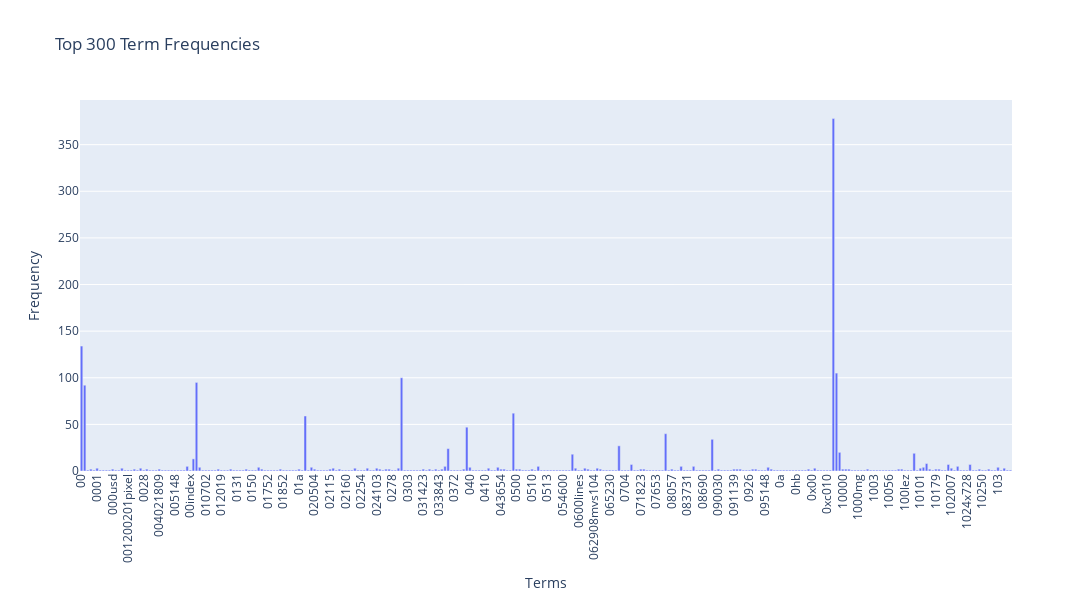

The code cell stored with this chart in its notebook:
### Markdown cell above
### >>> **Exercise 12 (take home):**
If you want a nicer interactive visualization here, I would encourage you try to install and use plotly to achieve this.

### Code cell
# Answer here
import plotly.express as px

term_frequencies = np.asarray(X_counts.sum(axis=0)).ravel()
terms = count_vect.get_feature_names_out()[:300]
freqs = term_frequencies[:300]

fig = px.bar(x=terms, y=freqs,
             labels={'x':'Terms', 'y':'Frequency'},
             title="Top 300 Term Frequencies")

fig.update_layout(xaxis_tickangle=-90, width=1200, height=600)
fig.show()

### Figure 1 — Plotly figure (JSON) as saved in the notebook; plotly's stock layout.template omitted (floating-point values rounded to 4 significant figures; data arrays with more than 128 entries replaced by an {"elided": "..."} marker saying what was removed)
{"data": [{"hovertemplate": "Terms=%{x}<br>Frequency=%{y}<extra></extra>", "legendgroup": "", "marker": {"color": "#636efa", "pattern": {"shape": ""}}, "name": "", "orientation": "v", "showlegend": false, "textposition": "auto", "type": "bar", "x": {"elided": "300 str values"}, "xaxis": "x", "y": {"elided": "300 int values"}, "yaxis": "y"}], "layout": {"barmode": "relative", "height": 600, "legend": {"tracegroupgap": 0}, "title": {"text": "Top 300 Term Frequencies"}, "width": 1200, "xaxis": {"anchor": "y", "domain": [0, 1], "tickangle": -90, "title": {"text": "Terms"}}, "yaxis": {"anchor": "x", "domain": [0, 1], "title": {"text": "Frequency"}}}}
